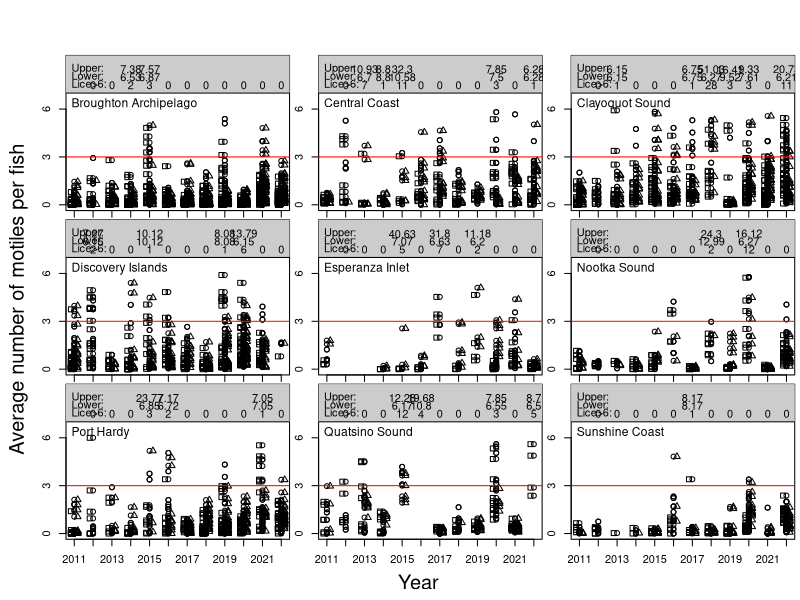

Write R code to recreate this figure.
# Figure 2: Sea Lice Counts #

## Load packages ## 

library(tidyverse)

## Load the data ## 

motiles <- read.csv("Data/5_SeaLiceCounts.csv")

## Prepare the data ##

motiles <- motiles %>%
  filter(Month %in% c("April", "May", "June")) %>%
  mutate(Mots = .$Average.L..salmonis.motiles.per.fish,
         Mots1 = Mots) 
           
motiles$Mots[which(motiles$Mots > 6)] <- 12      

zones <- motiles %>% 
  filter(Finfish.Aquaculture.Management.Unit != "Barkley Sound") %>% 
  .$Finfish.Aquaculture.Management.Unit %>% unique()

years <- seq(2011,2022)

## Plot the data ##

# tiff(filename = "Plots/2_Figure.tif",
#      width = 29, height = 18, units = "cm", 
#      res = 200,
#      pointsize = 10,
#      compression = "lzw")

par(mfrow = c(3, 3),
    mar = c(0.5, 2, 0.2, 0.2),
    oma=c(4.1,3,4,0.2))

# draw a plot for each sea lice reporting zone using a for loop 

for (i in seq_along(zones)) {
  
# subset data frame by sea lice reporting zone
zones_motiles <- motiles %>%
    filter(Finfish.Aquaculture.Management.Unit == zones[i])

if (i %in% 1:6) {

  plot(x = zones_motiles$Year, y = zones_motiles$Mots,
       xaxt = "n", xlab = NA,
       ylim = c(0, 9), yaxt = "n", ylab = NA,
       type = "p")

# add axes labels 
  axis(side = 1, at = unique(motiles$Year), 
       tick = TRUE, labels = FALSE)
  axis(side = 2, at = c(0, 3, 6), 
       tick = TRUE, labels = TRUE)

} else {
  
  plot(x = zones_motiles$Year, y = zones_motiles$Mots, 
       xaxt = "n", xlab = NA,
       ylim = c(0, 9), yaxt = "n", ylab = NA,
       type = "p")
  
# add axes labels 
  axis(side = 1, at = unique(motiles$Year), tick = TRUE, labels = TRUE)
  axis(side = 2, at = c(0, 3, 6), tick = TRUE, labels = TRUE)
}

# change symbols to represent observations by month

sites <- unique(zones_motiles$Site.Common.Name)

for(j in 1:length(sites)) {
  
  zz1 <- subset(zones_motiles, Site.Common.Name == sites[j])
  
  zz2 <- subset(zz1, Month == "April")
  points(zz2$Year - 0.18, zz2$Mots, pch = 0)
  
  zz2 <- subset(zz1, Month == "May")
  points(zz2$Year, zz2$Mots, pch = 1)
  
  zz2 <- subset(zz1, Month == "June")
  points(zz2$Year + 0.18, zz2$Mots, pch = 2)
  
}

# add label for sea lice reporting zone 
text(x = 2010.5, y = 6.3, zones[i], pos = 4, cex = 1.1)

# add red line for sea lice reporting threshold 
abline(h = 3, col = "red")

# add grey box at the top of the plot 
polygon(x = c(2010.5, 2022.5, 2022.5, 2010.5), 
        y = c(7, 7, 9.5, 9.5),
        col = grey(0.8))

# add sea lice reporting numbers in the grey box
text(c(2011-0.5), 7.5, "Lice>6:", pos=4)
text(c(2011-0.5), 8.5, "Upper:", pos=4)
text(c(2011-0.5), 8, "Lower:", pos=4)

N <-c() # number of observations where number of motiles per fish is over 6
L <-c() # minimum over 6
U <-c() # maximum over 6

for (t in seq_along(years)) {
  
  m <- subset(zones_motiles, 
              Year == unique(zones_motiles$Year)[t])$Mots1
  
  k <- which(m > 6)
  N[t] <- length(k)
  
  if (N[t] > 0) {
  
  L[t] <- min(m[k], na.rm = TRUE)
  U[t] <- max(m[k], na.rm = TRUE)
  
  text(years[t], 8, L[t])
  text(years[t], 8.5, U[t])

  }
  }

text(years[2:length(years)], 7.5, N[2:12])

}

# add common x and y axis labels and legend
mtext('Year', side = 1, line = 2.5, outer = TRUE, cex = 1.2)
mtext('Average number of motiles per fish', 
      side = 2, line = 1, outer = TRUE, cex = 1.2)

# dev.off()

## END ##
